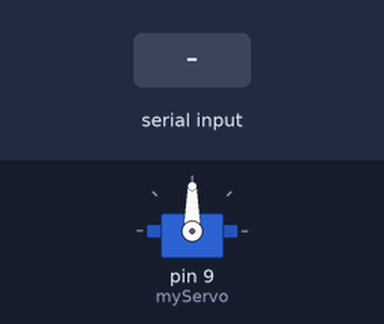
Recording of a sketch running on a simulated Arduino Uno, built with avr-gcc and run on an emulated ATmega328P. Shown: servo. Inputs (shaded band) come from the test bench.

Above: at 1.2 s.
1.3 s: "90,45\n" received over Serial
At 2.5 s:
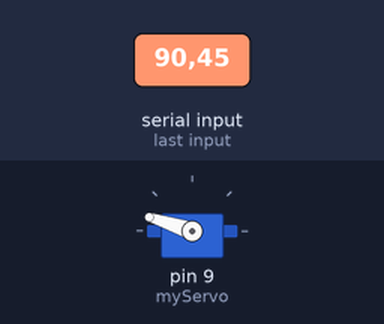
2.8 s: "30,150\n" received over Serial
At 3.9 s:
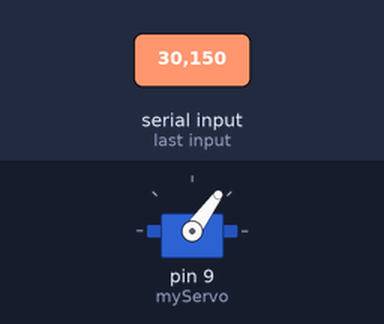
4.3 s: "5\n" received over Serial
At 4.8 s:
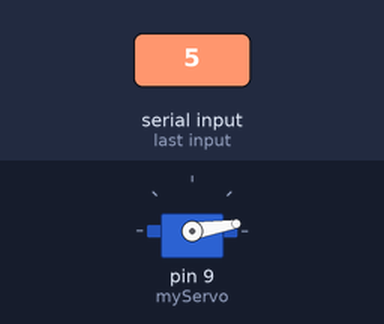
5.8 s: "200\n" received over Serial
At 7.0 s:
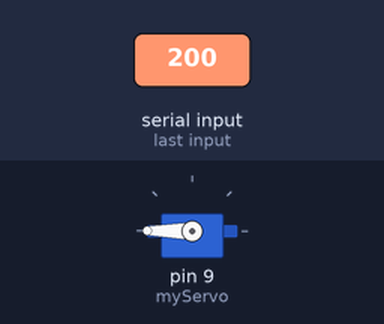
7.3 s: "90\n" received over Serial
At 8.4 s:
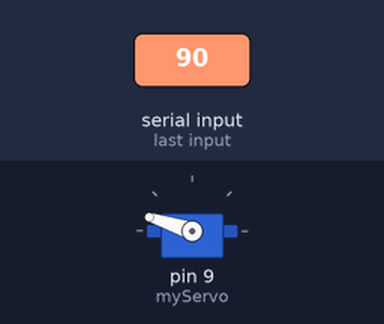
Timing chart, 0 to 9.8 s (numbered marks = the images above; inputs shaded):
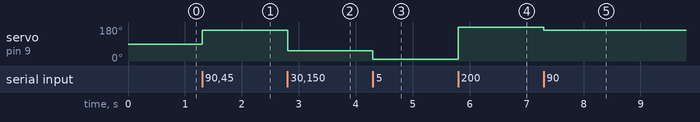

Measured:
- after the input at 1.3 s, servo on pin 9 (myServo): 90° → 162° at once
- after the input at 2.8 s, servo on pin 9 (myServo): 162° → 54° at once
- after the input at 4.3 s, servo on pin 9 (myServo): 54° → 9° at once
- after the input at 5.8 s, servo on pin 9 (myServo): 9° → 180° at once
- after the input at 7.3 s, servo on pin 9 (myServo): 180° → 162° at once

The sketch:

OpenCV-mediapipe-controlservo.py.ino
```cpp
#include <Servo.h>

Servo myServo;  // Servo instance

void setup() {
  Serial.begin(9600);
  myServo.attach(9);  // Sesuaikan pin servo
}

void loop() {
  if (Serial.available() > 0) {
    String data = Serial.readStringUntil('\n');  // Baca data dari Python
    int thumbPos = data.toInt();  // Konversi menjadi integer
    int servoPos = map(thumbPos, 0, 100, 0, 180);  // Map posisi ke rentang servo (0-180)
    myServo.write(servoPos);  // Gerakkan servo
  }
}
```
